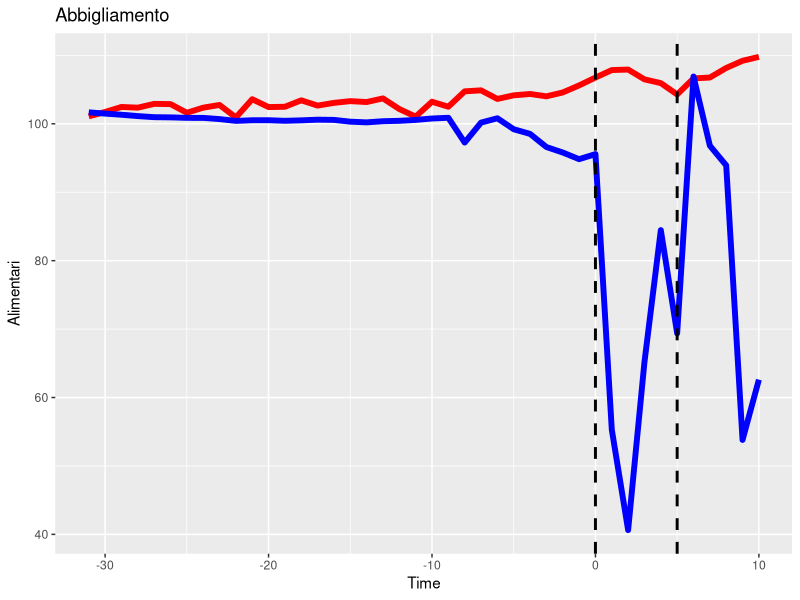
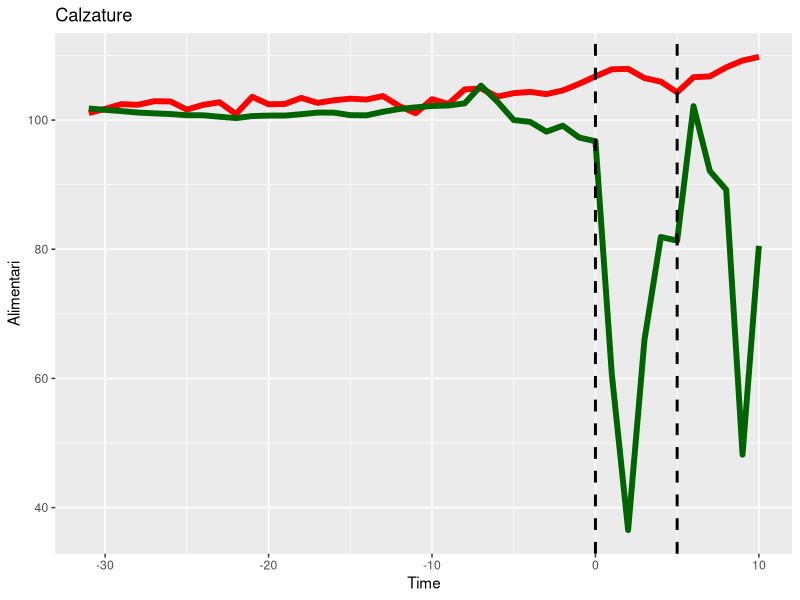
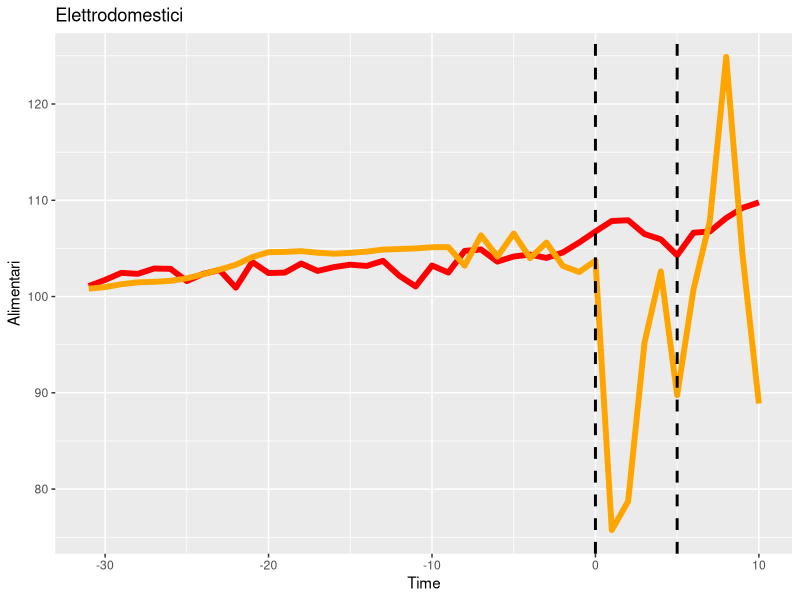
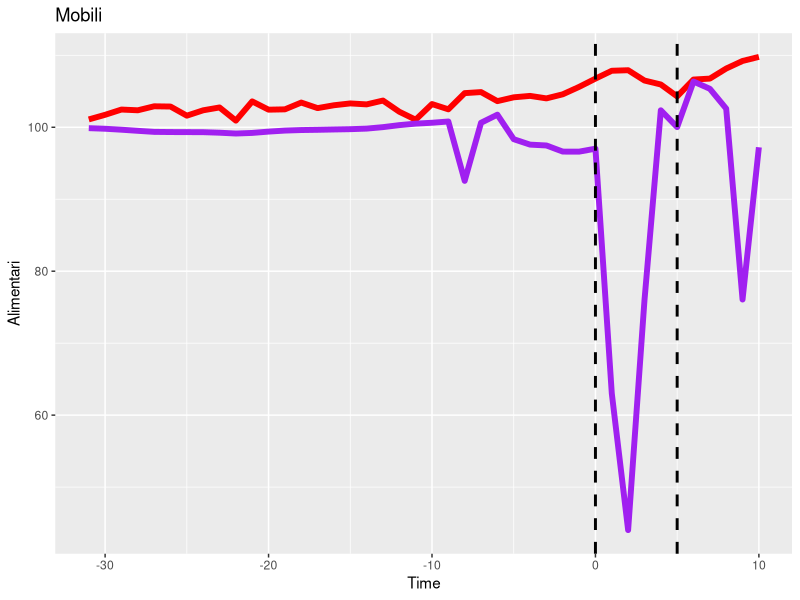
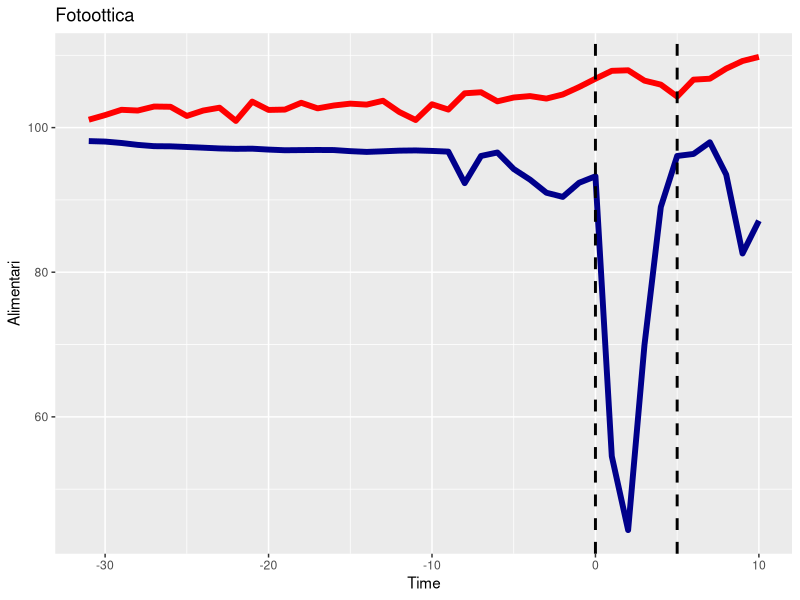
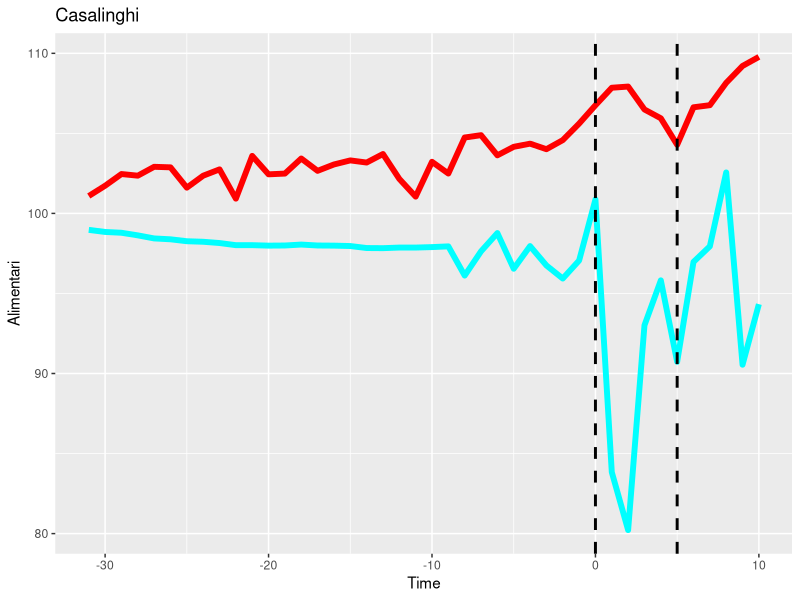
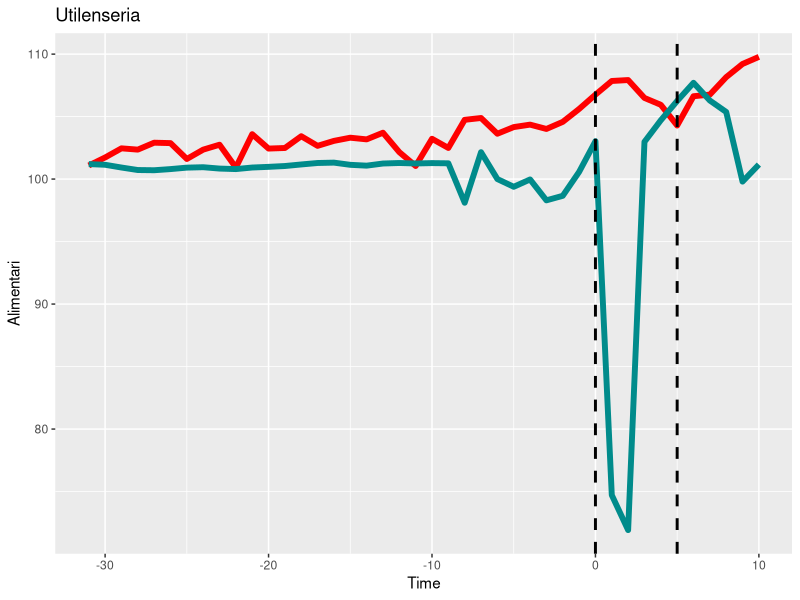
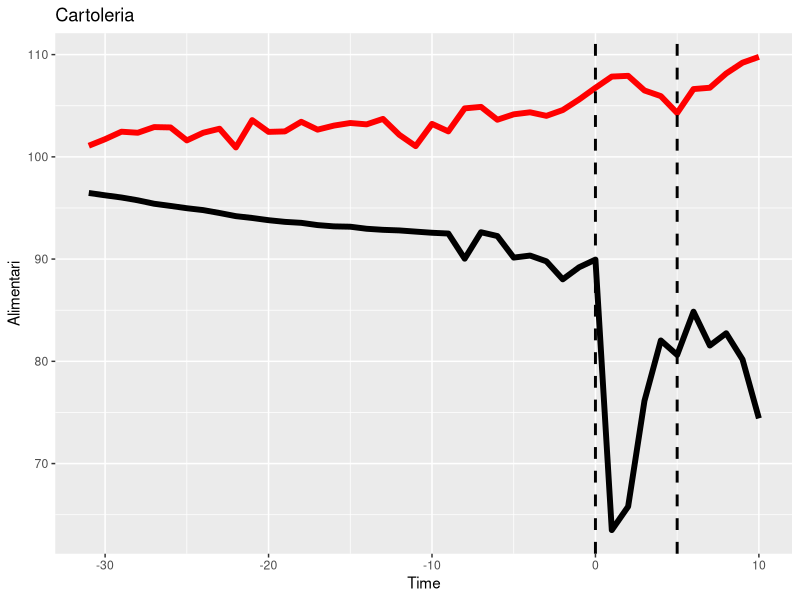

The R script that drew these images, in order:
library(readxl)
library(ggplot2)
Data <- read_excel("Dati_destagionalizzati_FULL.xlsx")

ggplot(data=Data,aes(x=Time,y=Alimentari))+geom_line(size=2,color = "red")+geom_line(size=2,aes(x=Time,y=Abbigliamento),color = "blue")+ 
  labs(title="Abbigliamento") + geom_vline(xintercept=5, linetype="dashed", color = "black", size=1) + geom_vline(xintercept=0, linetype="dashed", color = "black", size=1)

ggplot(data=Data,aes(x=Time,y=Alimentari))+geom_line(size=2,color = "red")+geom_line(size=2,aes(x=Time,y=Calzature),color = "darkgreen")+ 
  labs(title="Calzature")+ geom_vline(xintercept=5, linetype="dashed", color = "black", size=1) + geom_vline(xintercept=0, linetype="dashed", color = "black", size=1)

ggplot(data=Data,aes(x=Time,y=Alimentari))+geom_line(size=2,color = "red")+geom_line(size=2,aes(x=Time,y=Elettrodomestici),color = "orange")+ 
  labs(title="Elettrodomestici") + geom_vline(xintercept=5, linetype="dashed", color = "black", size=1) + geom_vline(xintercept=0, linetype="dashed", color = "black", size=1)

ggplot(data=Data,aes(x=Time,y=Alimentari))+geom_line(size=2,color = "red")+geom_line(size=2,aes(x=Time,y=Mobili),color = "purple")+ 
  labs(title="Mobili") + geom_vline(xintercept=5, linetype="dashed", color = "black", size=1) + geom_vline(xintercept=0, linetype="dashed", color = "black", size=1)

ggplot(data=Data,aes(x=Time,y=Alimentari))+geom_line(size=2,color = "red")+geom_line(size=2,aes(x=Time,y=Fotoottica),color = "darkblue")+ 
  labs(title="Fotoottica") + geom_vline(xintercept=5, linetype="dashed", color = "black", size=1) + geom_vline(xintercept=0, linetype="dashed", color = "black", size=1)

ggplot(data=Data,aes(x=Time,y=Alimentari))+geom_line(size=2,color = "red")+geom_line(size=2,aes(x=Time,y=Casalinghi),color = "cyan")+ 
  labs(title="Casalinghi") + geom_vline(xintercept=5, linetype="dashed", color = "black", size=1) + geom_vline(xintercept=0, linetype="dashed", color = "black", size=1)

ggplot(data=Data,aes(x=Time,y=Alimentari))+geom_line(size=2,color = "red")+geom_line(size=2,aes(x=Time,y=Utilenseria),color = "darkcyan")+ 
  labs(title="Utilenseria") + geom_vline(xintercept=5, linetype="dashed", color = "black", size=1) + geom_vline(xintercept=0, linetype="dashed", color = "black", size=1)

ggplot(data=Data,aes(x=Time,y=Alimentari))+geom_line(size=2,color = "red")+geom_line(size=2,aes(x=Time,y=Cartoleria),color = "black")+ 
  labs(title="Cartoleria") + geom_vline(xintercept=5, linetype="dashed", color = "black", size=1) + geom_vline(xintercept=0, linetype="dashed", color = "black", size=1)

ggplot(data=Data,aes(x=Time,y=Alimentari))+geom_line(size=2,color = "red")+geom_line(size=2,aes(x=Time,y=Giocattoli),color = "yellow")+ 
  labs(title="Giocattoli")+ geom_vline(xintercept=5, linetype="dashed", color = "black", size=1) + geom_vline(xintercept=0, linetype="dashed", color = "black", size=1)